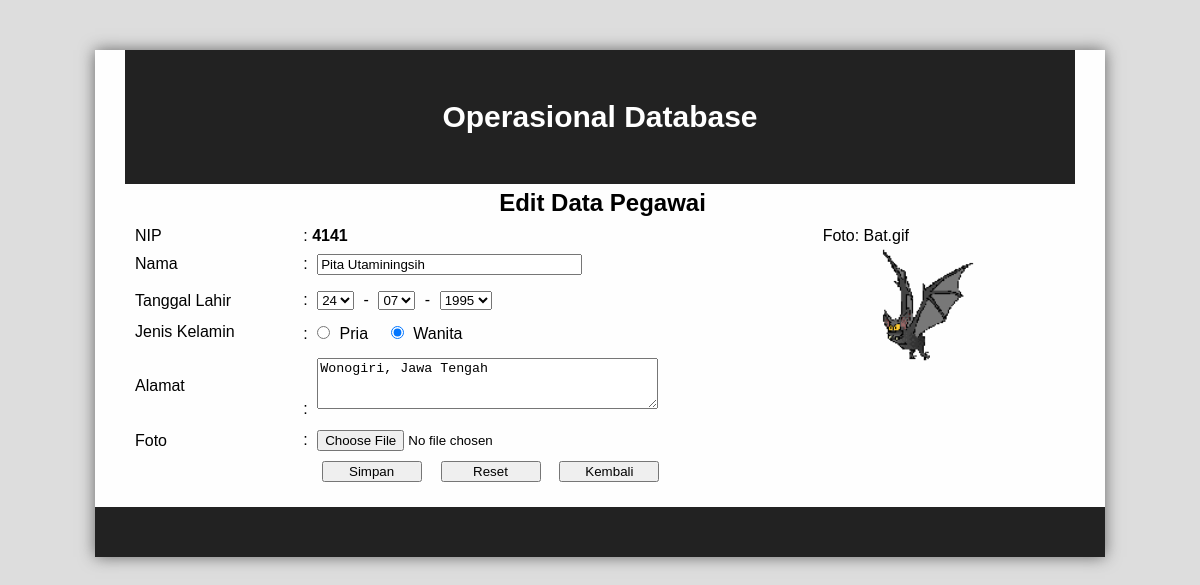
Screenshot of /index.php?page=edit&nip=4141 with the database file from the repository.
### tables this page shows
CREATE TABLE IF NOT EXISTS `pegawai` (
  `nip` varchar(18) NOT NULL DEFAULT '',
  `nama` varchar(30) NOT NULL DEFAULT '',
  `tgllahir` date NOT NULL DEFAULT '0000-00-00',
  `jenkel` enum('0','1') NOT NULL DEFAULT '0',
  `alamat` text NOT NULL,
  `namafoto` varchar(50) NOT NULL DEFAULT '',
  PRIMARY KEY (`nip`),
  UNIQUE KEY `nim` (`nip`),
  KEY `nim_2` (`nip`)
);

### edit.php (the view, shortened to what this page needs)
<?php
if (isset($_GET['nip'])) {
	$nip = $_GET['nip'];
} else {
	die ("Error. No Nip Selected! ");
}
$query = "SELECT * FROM pegawai WHERE nip='$nip'";
$sql = mysql_query ($query);
$hasil = mysql_fetch_array ($sql);
$nip = $hasil['nip'];
$nama = stripslashes ($hasil['nama']);
$jenkel = $hasil['jenkel'];
list($thn,$bln,$tgl) = explode ("-",$hasil['tgllahir']);
$alamat = stripslashes ($hasil['alamat']);
$namafoto = stripslashes ($hasil['namafoto']);
$foto = $hasil['namafoto'];
?>
<div id="content">
	<h2 align="center">Edit Data Pegawai</h2>
	<FORM ACTION="" METHOD="POST" NAME="input" enctype="multipart/form-data">
		<table cellpadding="0" cellspacing="0" border="0" width="950">
			<tr>
				<td width="150">NIP</td>
				<td width="463">: <b><?php echo $nip; ?></b></td>
				<td width="216">Foto: <?php echo $namafoto; ?></td>
			</tr>
			<tr>
				<td>Nama</td>
				<td>: <input type="text" name="nama" size="30" maxlength="30" value="<?php echo $nama; ?>"></td>
				<td rowspan="4"><?php echo "<img src='images/$foto' width='180' height='180'/>"; ?></td>
			</tr>
			<tr>
				<td>Tanggal Lahir</td>
				<td>:
				<select name="tgl">
				<?php
					for ($i=1; $i<=31; $i++) {
						$tg = ($i<10) ? "0$i" : $i;
						$sele = ($tg==$tgl)? "selected" : "";
						echo "<option value='$tg' $sele>$tg</option>";
					}
				?>
				</select> -
				<select name="bln">
				<?php
					for ($i=1; $i<=12; $i++) {
						$bl = ($i<10) ? "0$i" : $i;
						$sele = ($bl==$bln)?"selected" : "";
						echo "<option value='$bl' $sele>$bl</option>";
					}
				?>
				</select> -
				<select name="thn">
				<?php
					for ($i=1970; $i<=2000; $i++) {
						$sele = ($i==$thn)?"selected" : "";
						echo "<option value='$i' $sele>$i</option>";
					}
				?>
				</select>
				</td>
			</tr>
			<tr>
				<td>Jenis Kelamin</td>
				<td>: <input type="radio" name="jenkel" value="0" <?php echo ($jenkel==0)?"checked":""; ?>> Pria &nbsp;&nbsp;
				<input type="radio" name="jenkel" value="1" <?php echo ($jenkel==1)?"checked":""; ?>> Wanita</td>
			</tr>
			<tr>
				<td>Alamat</td>
				<td>: <textarea name="alamat" cols="40" rows="3"><?php echo $alamat; ?></textarea></td>
			</tr>
			<tr>
				<td>Foto</td>
				<td>: <input type="file" name="foto"/></td>
				<td>&nbsp;</td>
			</tr>
			<tr>
				<td>&nbsp;</td>
				<td>&nbsp;&nbsp;
				<input type="submit" name="Edit" value=" Simpan ">&nbsp;
				<input type="reset" name="reset" value=" Reset ">&nbsp;
				<a href="index.php"><input type="button" name="" value=" Kembali "/></a></td>
				<td>&nbsp;</td>
			</tr>
		</table>
	</FORM>
</div>

### style.css (style rules this page uses)
body { background-color:#ddd; font-family: Arial, Helvetica, sans-serif; }
a { text-decoration: none; color:#0000ff; }
input , select , textarea { margin:5px; }
input[type=submit] { width:100px; }
input[type=reset] { width:100px; }
input[type=button] { width:100px; }
h2 { padding-left: 5px; margin: 5px 0px 0px 0px; }
p, table { size: 10px; margin:0px; padding:10px; text-align:justify; }
#content { width:100%; }

### rows the page displays
pegawai: nip "4141", namafoto "Bat.gif", nama "Pita Utaminingsih", namafoto (picture), jenkel "☑", alamat "Wonogiri, Jawa Tengah"

### other values shown
form field tgl "24"
form field bln "07"
form field thn "1995"
